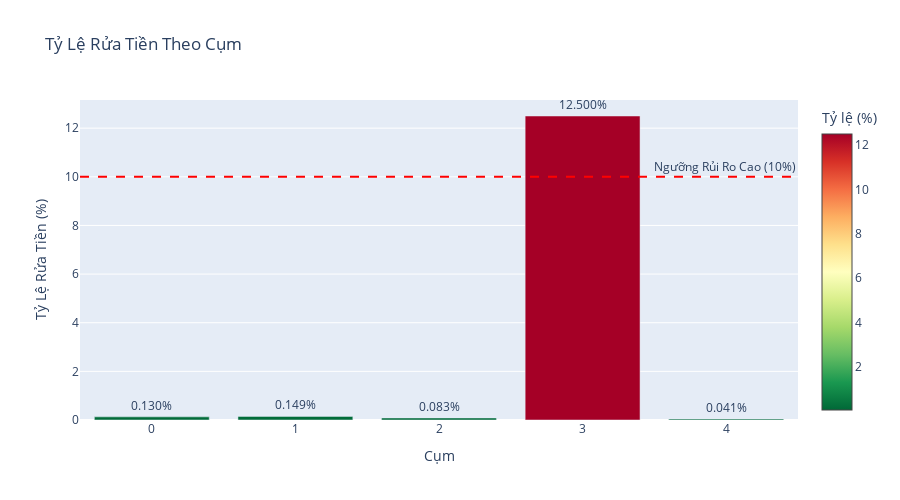

Write notebook code for a chart like this one.
### Code cell
# Biểu đồ tỷ lệ rửa tiền theo cụm
fig = go.Figure()

fig.add_trace(go.Bar(
    x=laundering_stats['cluster'].to_list(),
    y=laundering_stats['laundering_rate'].to_list(),
    text=laundering_stats['laundering_rate'].to_list(),
    texttemplate='%{text:.3f}%',
    textposition='outside',
    marker=dict(
        color=laundering_stats['laundering_rate'].to_list(),
        colorscale='RdYlGn_r',
        showscale=True,
        colorbar=dict(title="Tỷ lệ (%)")
    )
))

# Thêm ngưỡng cảnh báo 10%
fig.add_hline(y=10.0, line_dash="dash", line_color="red", 
              annotation_text="Ngưỡng Rủi Ro Cao (10%)")

fig.update_layout(
    title='Tỷ Lệ Rửa Tiền Theo Cụm',
    xaxis_title='Cụm',
    yaxis_title='Tỷ Lệ Rửa Tiền (%)',
    height=500
)

fig.show()

### Figure 1 — Plotly figure (JSON) as saved in the notebook; plotly's stock layout.template omitted (floating-point values rounded to 4 significant figures)
{"data": [{"marker": {"color": [0.1296, 0.149, 0.08293, 12.5, 0.04118], "colorbar": {"title": {"text": "Tỷ lệ (%)"}}, "colorscale": [[0, "rgb(0,104,55)"], [0.1, "rgb(26,152,80)"], [0.2, "rgb(102,189,99)"], [0.3, "rgb(166,217,106)"], [0.4, "rgb(217,239,139)"], [0.5, "rgb(255,255,191)"], [0.6, "rgb(254,224,139)"], [0.7, "rgb(253,174,97)"], [0.8, "rgb(244,109,67)"], [0.9, "rgb(215,48,39)"], [1, "rgb(165,0,38)"]], "showscale": true}, "text": ["0.12960375361043383", "0.14896331890842085", "0.0829333708338281", "12.5", "0.04117775551014962"], "textposition": "outside", "texttemplate": "%{text:.3f}%", "type": "bar", "x": [0, 1, 2, 3, 4], "y": [0.1296, 0.149, 0.08293, 12.5, 0.04118]}], "layout": {"annotations": [{"showarrow": false, "text": "Ngưỡng Rủi Ro Cao (10%)", "x": 1, "xanchor": "right", "xref": "x domain", "y": 10, "yanchor": "bottom", "yref": "y"}], "height": 500, "shapes": [{"line": {"color": "red", "dash": "dash"}, "type": "line", "x0": 0, "x1": 1, "xref": "x domain", "y0": 10, "y1": 10, "yref": "y"}], "title": {"text": "Tỷ Lệ Rửa Tiền Theo Cụm"}, "xaxis": {"title": {"text": "Cụm"}}, "yaxis": {"title": {"text": "Tỷ Lệ Rửa Tiền (%)"}}}}
